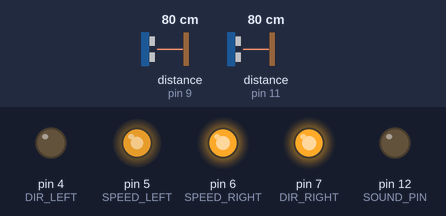
Simulated run of this sketch. Board: Arduino Uno, built with avr-gcc and run on an emulated ATmega328P. On the bench: output pins drawn as LEDs (lit = HIGH). Wiring (inferred from the names in the program): 2 × ultrasonic range finder: trigger pin 8, echo pin 9 / trigger pin 10, echo pin 11. The test bench sets the inputs (shaded band); at power-on: distance to the obstacle (sensors on pin 9, pin 11) 80 cm. The echo pulse lasts 58.3 µs per cm; pins used as bus, display or sensor lines are not drawn.

Above: at 1.2 s.
1.3 s: distance to the obstacle (sensor on pin 9) set to 18 cm
2.8 s: distance to the obstacle (sensor on pin 9) set to 14 cm
At 3.4 s:
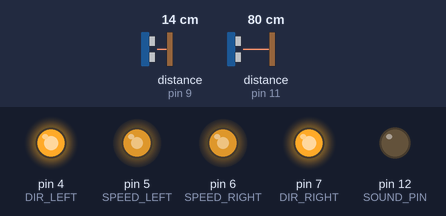
5.8 s: distance to the obstacle (sensor on pin 11) set to 23 cm
7.3 s: distance to the obstacle (sensor on pin 11) set to 19 cm
At 7.8 s:
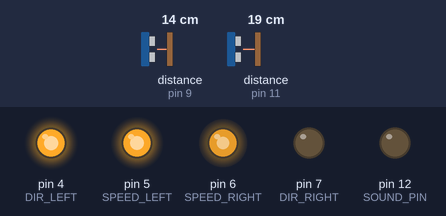
8.8 s: distance to the obstacle (sensor on pin 11) set to 35 cm
At 10.0 s:
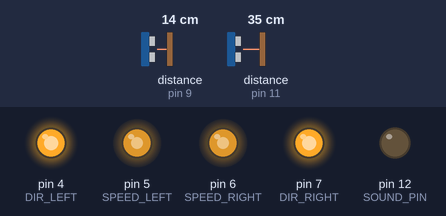
11.8 s: distance to the obstacle (sensor on pin 11) set to 2 cm
At 12.4 s:
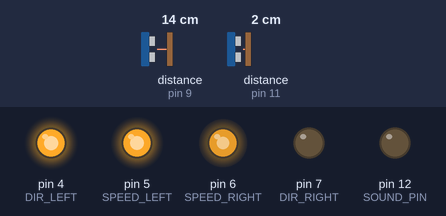
Timing chart, 0 to 14.3 s (numbered marks = the images above; inputs shaded):
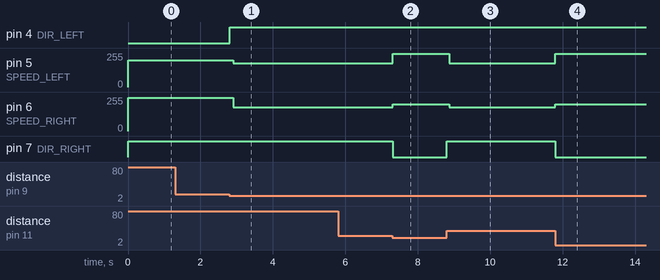

Measured:
- the behaviour switches between 16 and 15 cm on distance to the obstacle (sensor on pin 9) (found by bisection; images 0 and 1)
- the behaviour switches between 22 and 21 cm on distance to the obstacle (sensor on pin 11) (found by bisection; images 1 and 2)
- after the input at 1.3 s, every drawn part: stays the same
- after the input at 2.8 s, pin 4 (DIR_LEFT): LOW → HIGH at once; pin 5 (SPEED_LEFT): 200/255 → 180/255 after 0.11 s; pin 6 (SPEED_RIGHT): 250/255 → 180/255 after 0.11 s
- after the input at 5.8 s, every drawn part: stays the same
- after the input at 7.3 s, pin 5 (SPEED_LEFT): 180/255 → 250/255 at once; pin 6 (SPEED_RIGHT): 180/255 → 200/255 at once; pin 7 (DIR_RIGHT): HIGH → LOW at once
- after the input at 8.8 s, pin 5 (SPEED_LEFT): 250/255 → 180/255 after 0.06 s; pin 6 (SPEED_RIGHT): 200/255 → 180/255 after 0.06 s; pin 7 (DIR_RIGHT): LOW → HIGH at once
- after the input at 11.8 s, pin 5 (SPEED_LEFT): 180/255 → 250/255 at once; pin 6 (SPEED_RIGHT): 180/255 → 200/255 at once; pin 7 (DIR_RIGHT): HIGH → LOW at once

The sketch:

Omegabotkr.ino
```cpp
#define SPEED_LEFT 5
#define SPEED_RIGHT 6
#define DIR_LEFT 4
#define DIR_RIGHT 7
#define LEFT_ULTRASONIC_TRIG_PIN 8
#define LEFT_ULTRASONIC_ECHO_PIN 9
#define FRONT_ULTRASONIC_TRIG_PIN 10
#define FRONT_ULTRASONIC_ECHO_PIN 11
#define SOUND_PIN 12
#define State_FORWARD 0
#define State_RIGHT 1
#define State_LEFT 2
#define State_FIND 3
#define MAX_ROTATION_SPEED 250
#define MAX_MOVE_SPEED 180
#define MIN_ROTATION_SPEED 200
#define MIN_MOVE_SPEED 150
#define SPEED_STEP 2

int current_speed = 0;
int State, TargetState;
unsigned long timer;

void move(bool left_direction, bool right_direction, uint8_t left_speed, uint8_t right_speed) {
  analogWrite(SPEED_LEFT, left_speed);
  analogWrite(SPEED_RIGHT, right_speed);
  digitalWrite(DIR_LEFT, left_direction);
  digitalWrite(DIR_RIGHT, right_direction);
}

void forward() {
  digitalWrite(SOUND_PIN, 0);
  timer = millis();
  if (State == State_FORWARD && current_speed + SPEED_STEP >= MAX_MOVE_SPEED)
    current_speed = MAX_MOVE_SPEED;
  else if (State == State_FORWARD)
    current_speed += SPEED_STEP;
  else {
    State = State_FORWARD;
    current_speed = MIN_MOVE_SPEED;
  }
  move(1, 1, current_speed, current_speed);
}

void right() {
  State = State_RIGHT;
  timer = millis();
  digitalWrite(SOUND_PIN, 0);
  move(1, 0, MAX_ROTATION_SPEED, MIN_ROTATION_SPEED);
}

void left() {
  State = State_LEFT;
  timer = millis();
  digitalWrite(SOUND_PIN, 0);
  move(0, 1, MIN_ROTATION_SPEED, MAX_ROTATION_SPEED);
}

void find() {
  if (State != State_FIND) timer = millis();
  State = State_FIND;
  if ((millis() - timer) > 5000) {
    digitalWrite(SOUND_PIN, 1);
    move(1, 1, 0, 0);
  } else {
    move(1, 1, 100, 100);
    delay(100);
    move(1, 0, 100, 100);
    delay(100);
  }
}

long readUltrasonicDistance(int trigPin, int echoPin) {
  digitalWrite(trigPin, LOW);
  delayMicroseconds(2);
  digitalWrite(trigPin, HIGH);
  delayMicroseconds(10);
  digitalWrite(trigPin, LOW);
  long duration = pulseIn(echoPin, HIGH);
  return duration * 0.034 / 2;
}

void setup() {
  Serial.begin(9600);
  pinMode(LEFT_ULTRASONIC_TRIG_PIN, OUTPUT);
  pinMode(LEFT_ULTRASONIC_ECHO_PIN, INPUT);
  pinMode(FRONT_ULTRASONIC_TRIG_PIN, OUTPUT);
  pinMode(FRONT_ULTRASONIC_ECHO_PIN, INPUT);
  pinMode(SPEED_LEFT, OUTPUT);
  pinMode(SPEED_RIGHT, OUTPUT);
  pinMode(DIR_LEFT, OUTPUT);
  pinMode(DIR_RIGHT, OUTPUT);
  pinMode(SOUND_PIN, OUTPUT);
}

void loop() {
  long left_distance = readUltrasonicDistance(LEFT_ULTRASONIC_TRIG_PIN, LEFT_ULTRASONIC_ECHO_PIN);
  long front_distance = readUltrasonicDistance(FRONT_ULTRASONIC_TRIG_PIN, FRONT_ULTRASONIC_ECHO_PIN);

  if (front_distance > 20 && left_distance < 15) {
    TargetState = State_FORWARD;
  } else if (front_distance <= 20) {
    TargetState = State_RIGHT;
  } else if (left_distance >= 15) {
    TargetState = State_LEFT;
  } else {
    TargetState = State_FIND;
  }

  switch (TargetState) {
    case State_FORWARD:
      forward();
      break;
    case State_RIGHT:
      right();
      break;
    case State_LEFT:
      left();
      break;
    case State_FIND:
      find();
      break;
  }
}
```
